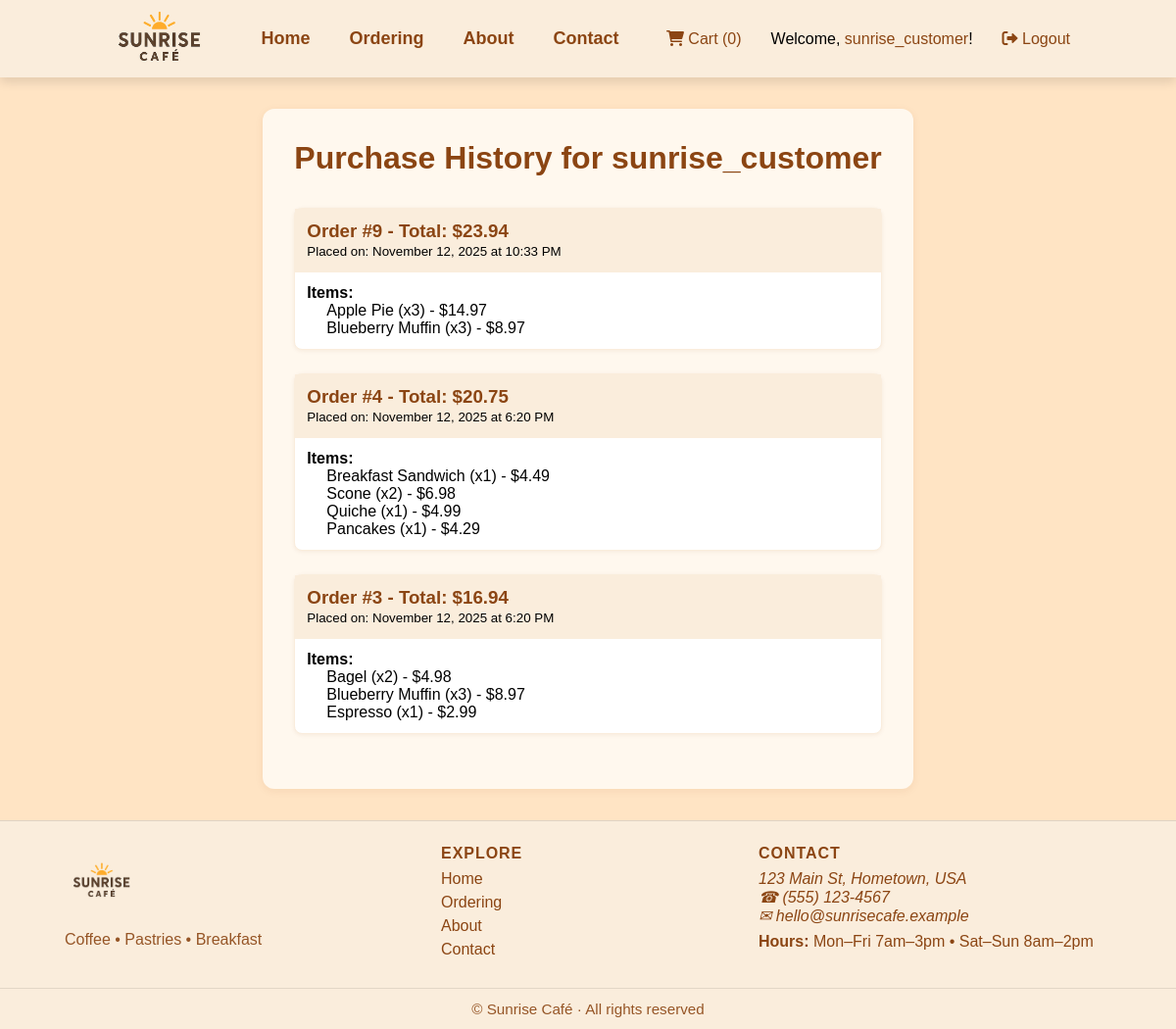
Page /my_history (signed in) on the committed database.
### Sunrise Website updated/app.py (models this page shows, shortened)
class User(db.Model, UserMixin):
    id = db.Column(db.Integer, primary_key=True)
    username = db.Column(db.String(20), unique=True, nullable=False)
    email = db.Column(db.String(120), unique=True, nullable=False)
    password_hash = db.Column(db.String(60), nullable=False)
    is_admin = db.Column(db.Boolean, nullable=False, default=False) # Added admin flag
    orders = db.relationship('Order', backref='user', lazy=True)

class Order(db.Model):
    id = db.Column(db.Integer, primary_key=True)
    order_date = db.Column(db.DateTime, nullable=False, default=datetime.datetime.utcnow)
    total_price = db.Column(db.Float, nullable=False)
    user_id = db.Column(db.Integer, db.ForeignKey('user.id'), nullable=True)
    items = db.relationship('OrderItem', backref='order', lazy=True)

class OrderItem(db.Model):
    id = db.Column(db.Integer, primary_key=True)
    item_name = db.Column(db.String(100), nullable=False)
    price = db.Column(db.Float, nullable=False)
    quantity = db.Column(db.Integer, nullable=False)
    order_id = db.Column(db.Integer, db.ForeignKey('order.id'), nullable=False)

### Sunrise Website updated/app.py (the view)
@app.route('/my_history')
@login_required
def my_history():
    user = current_user
    orders = Order.query.filter_by(user_id=current_user.id).order_by(Order.order_date.desc()).all()
    return render_template('user_history.html', user=user, orders=orders)

### Sunrise Website updated/app.py (called while the page is built)
@login_manager.user_loader
def load_user(user_id):
    return User.query.get(int(user_id))

### Sunrise Website updated/templates/user_history.html (shortened to what this page needs)
{% extends "template.html" %}
{% block head %}
  <link rel="stylesheet" href="{{url_for('static', filename='admin.css')}}">
{% endblock %}
{% block body %}
  <main class="admin-main container">
    <h1>Purchase History for {{ user.username }}</h1>
    {% if not orders %}
      <p>{{ user.username }} has not placed any orders.</p>
    {% else %}
      {% for order in orders %}
        <div class="order-card">
          <div class="order-header">
            <h3>
              Order #{{ order.id }} - Total: ${{ "%.2f"|format(order.total_price) }}
            </h3>
            <small class="utc-timestamp" data-utc-date="{{ order.order_date.isoformat() }}">
            </small>
          </div>
          <div class="order-body">
            <strong>Items:</strong>
            <ul>
              {% for item in order.items %}
                <li>
                  {{ item.item_name }} (x{{ item.quantity }}) - ${{ "%.2f"|format(item.price) }}
                </li>
              {% endfor %}
            </ul>
          </div>
        </div>
      {% endfor %}
    {% endif %}
  </main>
{% endblock %}

### Sunrise Website updated/templates/template.html (shortened to what this page needs)
<!DOCTYPE html>
<html lang="en">
  <head>
    <link rel="stylesheet" href="https://cdnjs.cloudflare.com/ajax/libs/font-awesome/6.0.0-beta3/css/all.min.css">
    {% block head %}{% endblock %}
  </head>
  <body class = "{% block bodyclass %}{% endblock %}">
    <header class="site-header container">
    <h1 class="logo"><img src="{{url_for('static', filename='Images/image.png')}}" alt="Sunrise Cafe Logo"></h1>
    <nav class="main-nav">
      <ul>
        <li><a href="{{url_for('index')}}">Home</a></li>
        <li><a href="{{url_for('ordering')}}">Ordering</a></li>
        <li><a href="{{url_for('about')}}">About</a></li>
        <li><a href="#footer">Contact</a></li>
      </ul>
    </nav>
    <div class="icons">
    <a href="{{url_for('cart')}}" id="cart-link">
        <i class="fa-solid fa-cart-shopping"></i> Cart (<span id="cart-count">0</span>)
    </a>
    {% if current_user.is_authenticated %}
      {% if current_user.is_admin %}
        <span class="nav-welcome">
          Welcome, <a href="{{ url_for('admin') }}" class="admin-link">{{ current_user.username }}</a>!
        </span>
      {% else %}
        <span class="nav-welcome">
          Welcome, <a href="{{ url_for('my_history') }}" class="admin-link">{{ current_user.username }}</a>!
        </span>
      {% endif %}
      <a href="{{url_for('logout')}}" class="login-link">
        <i class="fa-solid fa-sign-out-alt"></i> Logout
      </a>
    {% else %}
      <a href="#" id="login-btn" class="login-link">
        <i class="fa-solid fa-user"></i> Login
      </a>
    {% endif %}
    </div>
    </header>
    {% block body %}{% endblock %}
    <footer id="footer" class="site-footer container" aria-label="Site footer">
      <div class="footer-inner">
        <section class="footer-col brand">
          <h2 class="footer-logo">
            <img src="{{url_for('static', filename='Images/image.png')}}" alt="Sunrise Cafe Logo">
          </h2>
          <p class="footer-tagline">Coffee • Pastries • Breakfast</p>
        </section>
        <nav class="footer-col links" aria-label="Quick links">
          <h3>Explore</h3>
          <ul>
            <li><a href="{{url_for('index')}}">Home</a></li>
            <li><a href="{{url_for('ordering')}}">Ordering</a></li>
            <li><a href="{{url_for('about')}}">About</a></li>
            <li><a href="#footer">Contact</a></li>
          </ul>
        </nav>
        <section class="footer-col contact" aria-label="Contact">
          <h3>Contact</h3>
          <address>
            123 Main St, Hometown, USA<br>
            <a href="tel:+15551234567" class="footer-link">☎ (555) 123-4567</a><br>
            <a href="mailto:hello@sunrisecafe.example" class="footer-link">✉ hello@sunrisecafe.example</a>
          </address>
          <p class="hours"><strong>Hours:</strong> Mon–Fri 7am–3pm • Sat–Sun 8am–2pm</p>
        </section>
      </div>
      <div class="footer-bottom">
        ©  Sunrise Café · All rights reserved
      </div>
    </footer>
  </body>
</html>

### Sunrise Website updated/static/admin.css (style rules this page uses)
.admin-main { max-width: 900px; margin: 2em auto; padding: 2em; background: #fff8ee; border-radius: 12px; box-shadow: 0 2px 8px rgba(139,69,19,0.08); }
.admin-main h1 { color: #8B4513; margin-bottom: 1em; }
.order-card { background: #fff; border: 1px solid #faeddc; border-radius: 8px; margin-bottom: 1.5em; box-shadow: 0 1px 4px rgba(139,69,19,0.08); }
.order-header { background: #faeddc; padding: 12px; border-bottom: 1px solid #faeddc; }
.order-header h3 { margin: 0; color: #8B4513; }
.order-body { padding: 12px; }
.order-body ul { margin-left: 20px; }

### Sunrise Website updated/static/base.css (style rules this page uses)
* { margin: 0; padding: 0; box-sizing: border-box; list-style: none; font-family: 'Comic Sans MS', sans-serif; text-decoration: none; }
html { scroll-behavior: smooth; }
body { min-height: 100vh; display: flex; flex-direction: column; background-color: bisque; }
header { display: flex; justify-content: space-between; align-items: center; padding: 0 8px; background: #faeddc; box-shadow: 0 5px 10px rgba(0,0,0,0.11); height: 79px; }
.logo img { height: 110px; width: auto; object-fit: contain; vertical-align: middle; padding-left: 100px; }
.main-nav ul { display: flex; flex-direction: row; gap: 40px; align-items: center; font-weight: bold; font-size: large; }
.main-nav a { color: #8B4513; transition: background 0.2s, color 0.2s; }
.icons { display: flex; gap: 30px; align-items: center; padding-right: 100px; }
.icons a, .icons a i { color: #8B4513; transition: color 0.2s; }
.site-footer { background: #faeddc; color: #8B4513; border-top: 1px solid rgba(0,0,0,0.11); margin-top: auto; }
.site-footer a { color: #8B4513; text-decoration: none; }
.footer-inner { max-width: 1100px; margin: 0 auto; padding: 24px 16px; display: grid; gap: 24px; grid-template-columns: 1.2fr 1fr 1.2fr; }
.footer-col h3 { margin: 0 0 8px; font-size: 1rem; text-transform: uppercase; letter-spacing: .06em; }
.footer-logo img { height: 76px; width: auto; object-fit: contain; }
.footer-tagline { margin-top: 6px; opacity: .9; }
.footer-col ul { padding: 0; margin: 0; }
.footer-col li { margin: 6px 0; }
.hours { margin-top: 8px; }
.footer-bottom { border-top: 1px solid rgba(0,0,0,0.11); text-align: center; padding: 12px 16px; font-size: .95rem; opacity: .9; }

### rows in the picture
User: username "sunrise_customer"
Order: id "9", total_price "23.94"
OrderItem: item_name "Apple Pie", quantity "3", price "14.97"
OrderItem: item_name "Blueberry Muffin", quantity "3", price "8.97"
Order: id "4", total_price "20.75"
OrderItem: item_name "Breakfast Sandwich", quantity "1", price "4.49"
OrderItem: item_name "Scone", quantity "2", price "6.98"
OrderItem: item_name "Quiche", quantity "1", price "4.99"
OrderItem: item_name "Pancakes", quantity "1", price "4.29"
Order: id "3", total_price "16.94"
OrderItem: item_name "Bagel", quantity "2", price "4.98"
OrderItem: item_name "Blueberry Muffin", quantity "3", price "8.97"
OrderItem: item_name "Espresso", quantity "1", price "2.99"
